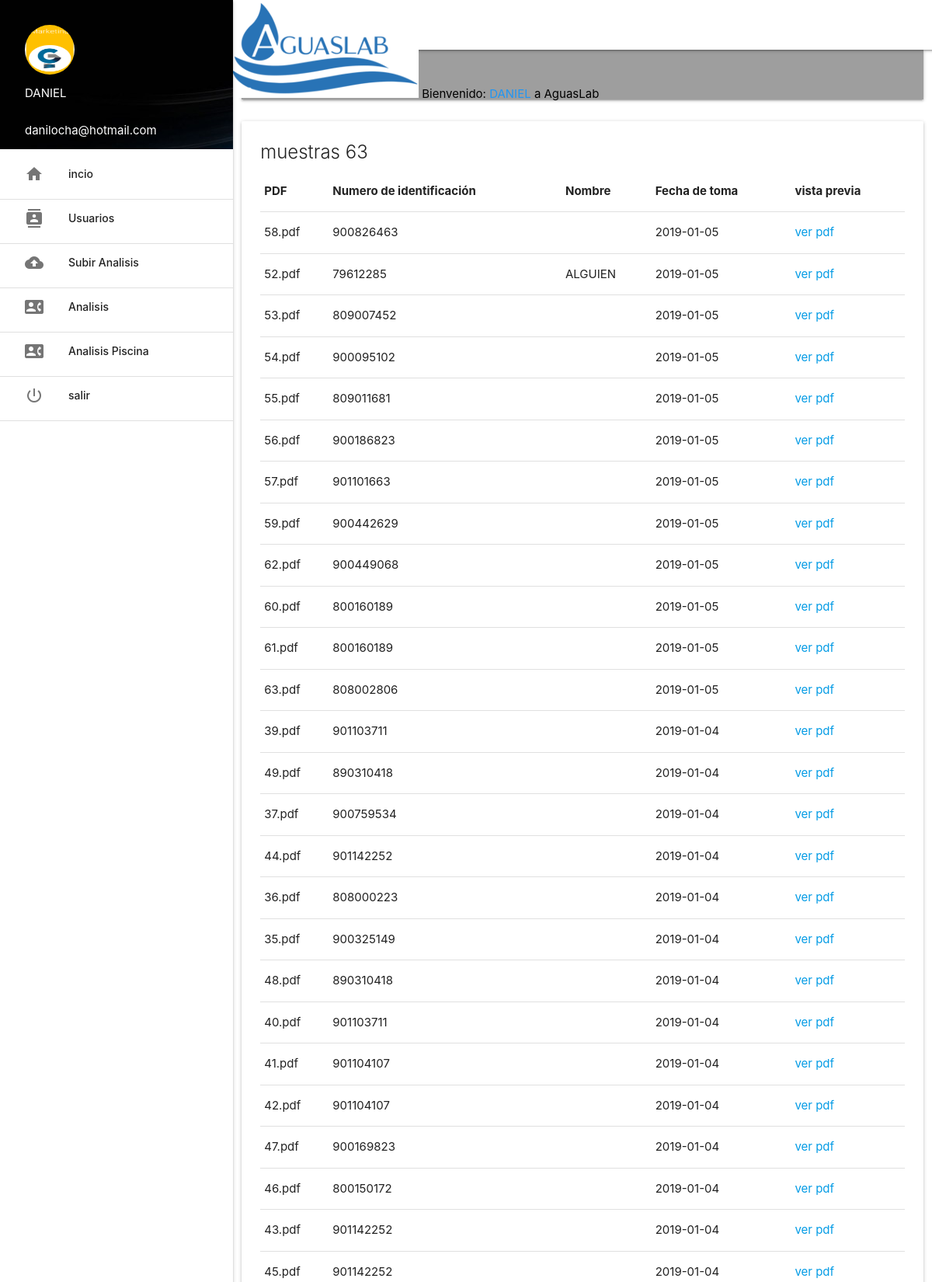
The page /aguaslab/plataforma/analisis/index.php (signed in, upper part) on the database its author committed.
### tables this page shows
CREATE TABLE `muestras` (
  `pdf` varchar(255) NOT NULL,
  `nit` varchar(15) DEFAULT NULL,
  `ftoma` date DEFAULT NULL,
  `fechaHoraSubida` timestamp NULL DEFAULT CURRENT_TIMESTAMP
);

CREATE TABLE `usuario` (
  `id` int(3) NOT NULL,
  `nick` varchar(15) NOT NULL,
  `pass` varchar(100) NOT NULL,
  `nombre` varchar(100) NOT NULL,
  `correo` varchar(100) NOT NULL,
  `nivel` varchar(20) NOT NULL,
  `bloqueo` int(1) NOT NULL,
  `foto` varchar(50) NOT NULL
);

### aguaslab/plataforma/analisis/index.php (the view)
<?php include('../extend/header.php');
include('../extend/permiso.php'); ?>
<div class="row">
	<div class="col s12">
		<nav class="grey">
			<div class="nav-wrapper">
				<div class="input-field">
					<input type="search" id="buscar">
					<label for="buscar"><i class="material-icons">search</i></label>
					<i class="material-icons">close</i>
				</div>
			</div>
		</nav>
	</div>
</div>
<?php
$sel = $con->query("SELECT pdf, nit, ftoma,usuario.nombre FROM usuario RIGHT JOIN muestras ON usuario.nick = muestras.nit ORDER BY ftoma DESC");
$row = mysqli_num_rows($sel);
 ?>
<div class="row">
	<div class="col s12">
		<div class="card">
			<div class="card-content">
				<span class="card-title">muestras <?php echo $row; ?></span>
				<table>
					<thead>
						<tr class="cabecera">
							<th>PDF</th>
							<th>Numero de identificación</th>
							<th>Nombre</th>
							<th>Fecha de toma</th>
							<th>vista previa</th>
						</tr>
					</thead>
					<?php while($f = $sel->fetch_assoc()){ ?>
						<tr>
							<td><?php echo $f['pdf']; ?></td>
							<td><?php echo $f['nit']; ?></td>
							<td><?php echo $f['nombre']; ?></td>
							<td><?php echo $f['ftoma']; ?></td>
							<td><a target="_blank" href="../muestras/<?php echo $f['pdf'];?>">ver pdf</a></td>
						</tr>
					<?php } ?>
				</table>
			</div>
		</div>
	</div>
</div>
<?php include('../extend/scripts.php') ?>

### rows shown on the page
muestras: pdf "58.pdf", nit "900826463", ftoma "2019-01-05"
usuario: muestras.pdf "52.pdf", muestras.nit "79612285", nombre "ALGUIEN", muestras.ftoma "2019-01-05"
muestras: pdf "53.pdf", nit "809007452", ftoma "2019-01-05"
muestras: pdf "54.pdf", nit "900095102", ftoma "2019-01-05"
muestras: pdf "55.pdf", nit "809011681", ftoma "2019-01-05"
muestras: pdf "56.pdf", nit "900186823", ftoma "2019-01-05"
muestras: pdf "57.pdf", nit "901101663", ftoma "2019-01-05"
muestras: pdf "59.pdf", nit "900442629", ftoma "2019-01-05"
muestras: pdf "62.pdf", nit "900449068", ftoma "2019-01-05"
muestras: pdf "60.pdf", nit "800160189", ftoma "2019-01-05"
muestras: pdf "61.pdf", nit "800160189", ftoma "2019-01-05"
muestras: pdf "63.pdf", nit "808002806", ftoma "2019-01-05"
muestras: pdf "39.pdf", nit "901103711", ftoma "2019-01-04"
muestras: pdf "49.pdf", nit "890310418", ftoma "2019-01-04"
muestras: pdf "37.pdf", nit "900759534", ftoma "2019-01-04"
muestras: pdf "44.pdf", nit "901142252", ftoma "2019-01-04"
muestras: pdf "36.pdf", nit "808000223", ftoma "2019-01-04"
muestras: pdf "35.pdf", nit "900325149", ftoma "2019-01-04"
muestras: pdf "48.pdf", nit "890310418", ftoma "2019-01-04"
muestras: pdf "40.pdf", nit "901103711", ftoma "2019-01-04"
muestras: pdf "41.pdf", nit "901104107", ftoma "2019-01-04"
muestras: pdf "42.pdf", nit "901104107", ftoma "2019-01-04"
muestras: pdf "47.pdf", nit "900169823", ftoma "2019-01-04"
muestras: pdf "46.pdf", nit "800150172", ftoma "2019-01-04"
muestras: pdf "43.pdf", nit "901142252", ftoma "2019-01-04"
muestras: pdf "45.pdf", nit "901142252", ftoma "2019-01-04"

### other values the page prints
$_SESSION['nombre'] "DANIEL"
$_SESSION['correo'] "danilocha@hotmail.com"
$row "63"
